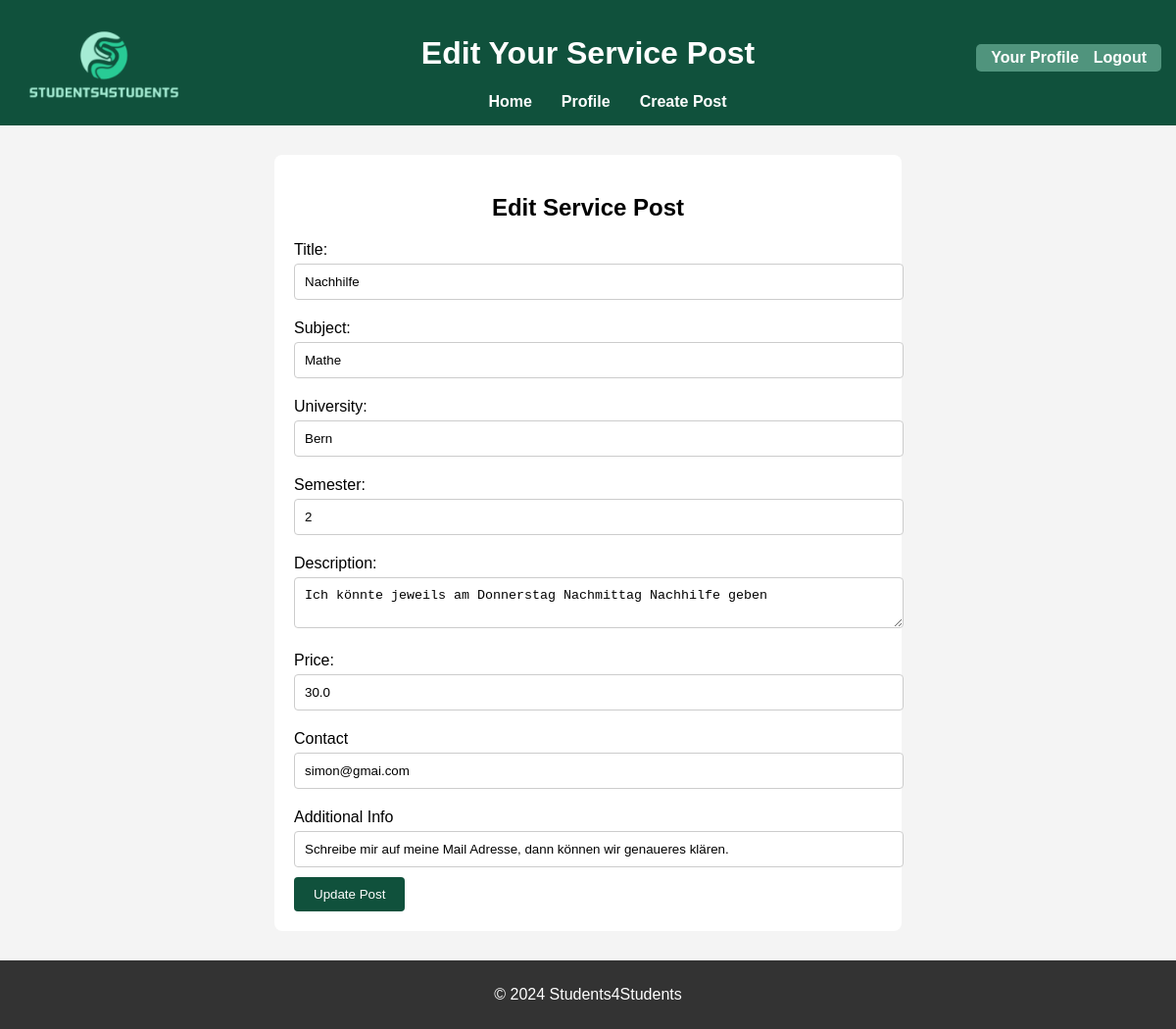
Screenshot of /edit_service/1 (signed in) with the database file from the repository.
### app.py (models this page shows, shortened)
class ServicePost(db.Model):
    id = db.Column(db.Integer, primary_key=True)
    title = db.Column(db.String(100), nullable=False)
    description = db.Column(db.String(200), nullable=False)
    price = db.Column(db.Float, nullable=False)
    subject = db.Column(db.String(100), nullable=False)
    university = db.Column(db.String(100), nullable=False)
    semester = db.Column(db.String(50), nullable=False)
    contact =db.Column(db.String(100), nullable = False)
    additional_info =db.Column(db.String(200), nullable = True)
    user_id = db.Column(db.Integer, db.ForeignKey('user.id'), nullable=False)

### app.py (the view, shortened to what this page needs)
@app.route('/edit_service/<int:post_id>', methods=['GET', 'POST'])
@login_required
def edit_service(post_id):
    post = ServicePost.query.get_or_404(post_id)
    if post.user != current_user:
        abort(403)  # Unauthorized access
    return render_template('edit_service.html', post=post)

### app.py (called while the page is built)
@login_manager.user_loader
def load_user(user_id):
    return User.query.get(int(user_id))

### templates/edit_service.html (shortened to what this page needs)
<!DOCTYPE html>
<html lang="en">
<head>
    <link rel="stylesheet" href="{{ url_for('static', filename='style.css') }}">
</head>
<body>
    <header>
        <a href="/">
            <img src="{{ url_for('static', filename='images/logo.png') }}" alt="Website Logo" id="logo">
        </a>
        <h1>Edit Your Service Post</h1>
        <nav>
            <ul>
                <li><a href="/">Home</a></li>
                <li><a href="/profile">Profile</a></li>
                <li><a href="/createpost">Create Post</a></li>
            </ul>
        </nav>
        <section class="auth-links">
            {% if current_user.is_authenticated %}
                <a href="/profile">Your Profile</a>
                <a href="{{ url_for('logout') }}">Logout</a>
            {% else %}
                <a href="{{ url_for('login') }}">Login</a>
                <a href="{{ url_for('register') }}">Register</a>
            {% endif %}
        </section>
    </header>
    <main>
        <form method="POST" action="{{ url_for('edit_service', post_id=post.id) }}">
            <h2>Edit Service Post</h2>
            <label for="title">Title:</label>
            <input type="text" id="title" name="title" value="{{ post.title }}" required>
            <label for="subject">Subject:</label>
            <input type="text" id="subject" name="subject" value="{{ post.subject }}" required>
            <label for="university">University:</label>
            <input type="text" id="university" name="university" value="{{ post.university }}" required>
            <label for="semester">Semester:</label>
            <input type="text" id="semester" name="semester" value="{{ post.semester }}" required>
            <label for="description">Description:</label>
            <textarea id="description" name="description" required>{{ post.description }}</textarea>
            <label for="price">Price:</label>
            <input type="number" id="price" name="price" value="{{ post.price }}" required>
            <label for="contact">Contact</label>
            <input type="text" id="contact" name ="contact" value="{{ post.contact}}" required>
            <label for="additional_info">Additional Info</label>
            <input type="text" id="additional_info" name="additional_info" value="{{ post.additional_info}}">
            <button type="submit">Update Post</button>
        </form>
    </main>
    <footer>
        <p>&copy; 2024 Students4Students</p>
    </footer>
</body>
</html>

### static/style.css (style rules this page uses)
body { font-family: Arial, sans-serif; background-color: #f4f4f4; margin: 0; padding: 0; display: flex; flex-direction: column; min-height: 100vh; }
header { background-color: #10513c; color: white; text-align: center; padding: 15px; position: relative; }
nav { display: flex; justify-content: center; align-items: center; width: 100%; }
nav ul { list-style-type: none; display: flex; gap: 30px; margin: 0; justify-content: center; align-items: center; text-align: center; }
nav ul li { margin: 0; }
nav ul li a { text-decoration: none; color: #fff; font-weight: bold; text-align: center; }
.auth-links { display: flex; gap: 15px; background-color: #50947d; position: absolute; padding: 5px 15px; border-radius: 5px; margin-left: auto; right: 15px; top: 15px; }
.auth-links a { color: white; text-decoration: none; font-weight: bold; display: inline-block; transition: transform 0.3s ease; }
main { flex: 1; }
footer { text-align: center; padding: 10px; background-color: #333; color: white; }
section { text-align: center; background-color: #fff; max-width: 620px; border-radius: 8px; margin: 30px auto; padding: 10px; }
form { max-width: 600px; margin: 30px auto; padding: 20px; background-color: #fff; border-radius: 8px; }
form label { display: block; margin: 10px 0 5px; }
form input, form textarea { width: 100%; padding: 10px; margin-bottom: 10px; border: 1px solid #ccc; border-radius: 4px; }
form button { max-width: 600px; padding: 10px 20px; background-color: #10513c; color: white; border: none; border-radius: 4px; cursor: pointer; }
h2 { text-align: center; }
header img { max-height: 80px; object-fit: contain; position: absolute; top: 25px; left: 25px; }

### rows the page displays
ServicePost: title "Nachhilfe", subject "Mathe", university "Bern", semester "2", description "Ich könnte jeweils am Donnerstag Nachmittag Nachhilfe geben", price "30.0", contact "simon@gmai.com", additional_info "Schreibe mir auf meine Mail Adresse, dann können wir genaueres klären."
